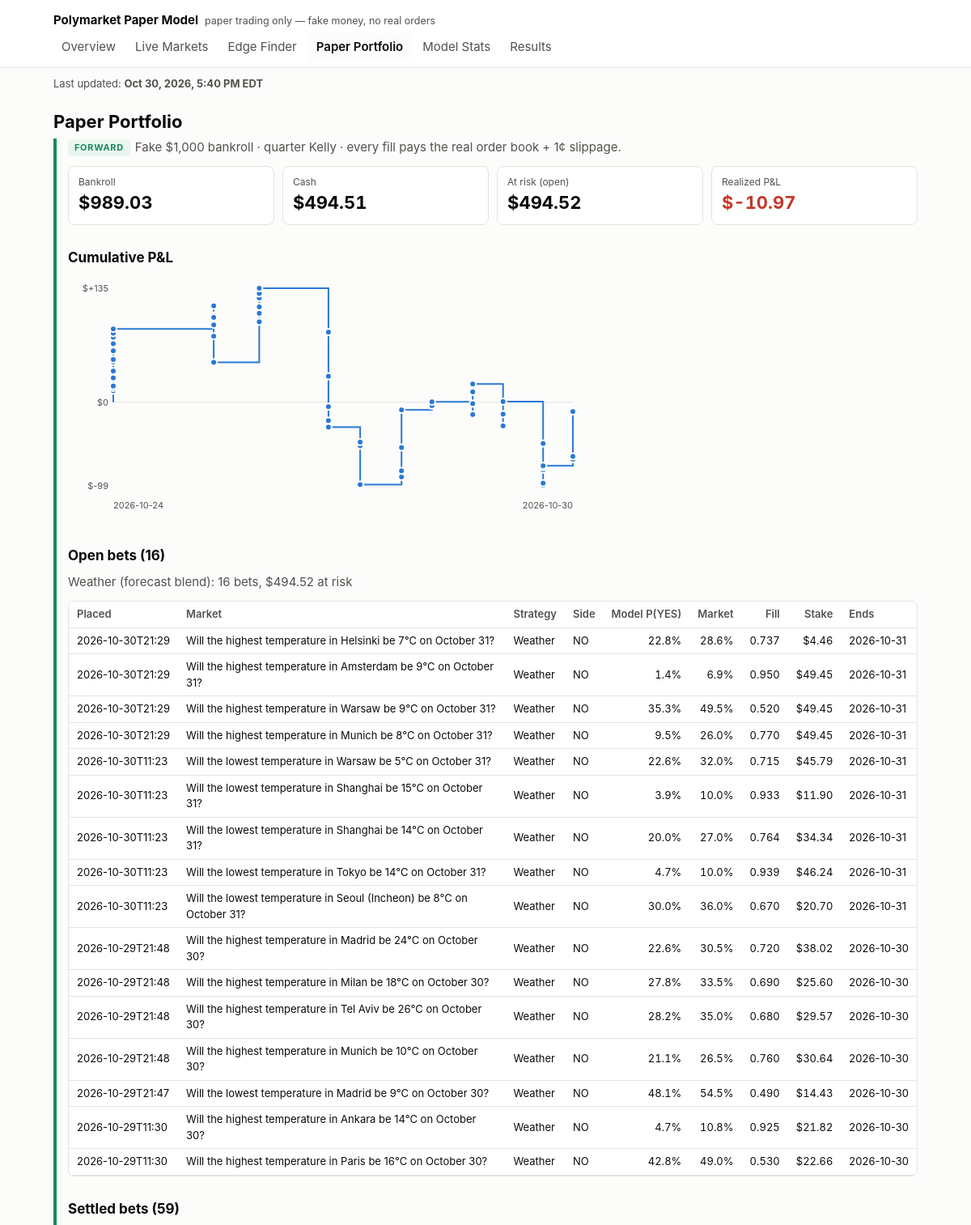
The app's page /portfolio.html (upper part) with its own data.
### tables this page shows
CREATE TABLE bets (
    seq INTEGER PRIMARY KEY,
    bet_id TEXT UNIQUE NOT NULL,
    run_id TEXT NOT NULL,
    placed_at TEXT NOT NULL,
    platform TEXT NOT NULL,
    market_id TEXT NOT NULL,
    question TEXT NOT NULL,
    category TEXT,
    end_date TEXT,
    side TEXT NOT NULL CHECK (side IN ('YES', 'NO')),
    model_prob_yes REAL NOT NULL,
    market_mid REAL NOT NULL,
    best_bid REAL,
    best_ask REAL,
    fill_price REAL NOT NULL,      -- average price paid per share, incl. slippage
    slippage_per_share REAL NOT NULL,
    shares REAL NOT NULL,
    stake REAL NOT NULL,
    kelly_full REAL NOT NULL,
    bankroll_at_bet REAL NOT NULL,
    model_version TEXT NOT NULL,
    prev_hash TEXT NOT NULL,
    row_hash TEXT NOT NULL
);

### pmodel/dashboard/app.py (the view)
    @app.route("/portfolio.html")
    def portfolio():
        c = conn()
        all_bets = data.bets(c)
        return render_template(
            "portfolio.html", **ctx("portfolio.html"), fs=data.forward_stats(c),
            pnl_svg=charts.pnl_chart(data.pnl_curve(c), config.BANKROLL_START_USD),
            open_bets=[b for b in all_bets if b["settled_at"] is None],
            open_by_strategy=data.open_by_strategy(c),
            settled=[b for b in all_bets if b["settled_at"] is not None])

### pmodel/dashboard/charts.py (called while the page is built)
def _svg(body, label):
    return (f'<svg viewBox="0 0 {W} {H}" role="img" aria-label="{escape(label)}" '
            f'class="chart">{body}</svg>')

def _ts(iso):
    return datetime.strptime(iso, "%Y-%m-%dT%H:%M:%SZ").timestamp()

### pmodel/dashboard/data.py (called while the page is built)
def age_hours(iso, now=None):
    if not iso:
        return None
    from datetime import datetime, timezone
    t = datetime.strptime(iso, "%Y-%m-%dT%H:%M:%SZ").replace(tzinfo=timezone.utc)
    return ((now or datetime.now(timezone.utc)) - t).total_seconds() / 3600

def eastern(iso):
    if not iso:
        return None
    from datetime import datetime, timezone
    from zoneinfo import ZoneInfo
    t = datetime.strptime(iso, "%Y-%m-%dT%H:%M:%SZ").replace(tzinfo=timezone.utc)
    et = t.astimezone(ZoneInfo("America/New_York"))
    hour = et.strftime("%I").lstrip("0")
    return f"{et:%b} {et.day}, {et.year}, {hour}:{et:%M %p} {et.tzname()}"

def strategy_of(model_version: str) -> str:
    return "Weather (forecast blend)" if (model_version or "").startswith("weather") else \
        "General (price/volume model)"

def open_by_strategy(conn):
    out = {}
    for b in ledger_mod.open_bets(conn):
        name = strategy_of(b["model_version"])
        o = out.setdefault(name, {"strategy": name, "bets": 0, "stake": 0.0})
        o["bets"] += 1
        o["stake"] += b["stake"]
    return sorted(out.values(), key=lambda o: -o["bets"])

def bets(conn):
    return [dict(r) for r in conn.execute(
        """SELECT b.*, s.settled_at, s.yes_payout, s.payout, s.pnl
           FROM bets b LEFT JOIN settlements s USING (bet_id) ORDER BY b.seq DESC""")]

def pnl_curve(conn):
    total, out = 0.0, []
    for r in conn.execute("SELECT settled_at, pnl FROM settlements ORDER BY seq"):
        total += r["pnl"]
        out.append((r["settled_at"], total))
    return out

### pmodel/trading/ledger.py (called while the page is built)
def _guard_triggers():
    sql = []
    for t in LEDGER_TABLES:
        for op in ("UPDATE", "DELETE"):
            sql.append(f"""CREATE TRIGGER IF NOT EXISTS {t}_no_{op.lower()}
                BEFORE {op} ON {t}
                BEGIN SELECT RAISE(ABORT, '{t} is append-only: {op} is not allowed'); END;""")
    return "\n".join(sql)

def connect(path: Path = None) -> sqlite3.Connection:
    path = Path(path or config.PREDICTIONS_DB_PATH)
    path.parent.mkdir(parents=True, exist_ok=True)
    conn = sqlite3.connect(path)
    conn.row_factory = sqlite3.Row
    conn.executescript(SCHEMA)
    conn.executescript(_guard_triggers())
    return conn

### pmodel/dashboard/templates/portfolio.html (shortened to what this page needs)
{% extends "base.html" %}
{% block body %}
<h1>Paper Portfolio</h1>
<section class="fwd">
<p class="lede"><span class="badge fwd">FORWARD</span>Fake ${{ '{:,.0f}'.format(cfg.BANKROLL_START_USD) }} bankroll · quarter Kelly · every fill pays the real order book + {{ (cfg.SLIPPAGE_PER_SHARE * 100)|round|int }}¢ slippage.</p>
<div class="tiles">
  <div class="tile"><div class="k">Bankroll</div><div class="v">${{ '{:,.2f}'.format(fs.money.bankroll) }}</div></div>
  <div class="tile"><div class="k">Cash</div><div class="v">${{ '{:,.2f}'.format(fs.money.cash) }}</div></div>
  <div class="tile"><div class="k">At risk (open)</div><div class="v">${{ '{:,.2f}'.format(fs.money.open_stake) }}</div></div>
  <div class="tile"><div class="k">Realized P&amp;L</div><div class="v {{ 'pos' if fs.total_pnl > 0 else 'neg' if fs.total_pnl < 0 }}">${{ '{:+,.2f}'.format(fs.total_pnl) }}</div></div>
</div>
<h2>Cumulative P&amp;L</h2>
{{ pnl_svg|safe }}
<h2>Open bets ({{ open_bets|length }})</h2>
{% if open_by_strategy %}<p class="note">{% for o in open_by_strategy %}{{ o.strategy }}: {{ o.bets }} bets, ${{ '{:,.2f}'.format(o.stake) }} at risk{% if not loop.last %} · {% endif %}{% endfor %}</p>{% endif %}
{% if open_bets %}<div class="tablewrap"><table>
<tr><th>Placed</th><th>Market</th><th>Strategy</th><th>Side</th><th class="n">Model P(YES)</th><th class="n">Market</th><th class="n">Fill</th><th class="n">Stake</th><th>Ends</th></tr>
{% for b in open_bets %}<tr><td>{{ b.placed_at[:16] }}</td><td class="q">{{ b.question }}</td><td>{{ 'Weather' if b.model_version.startswith('weather') else 'General' }}</td><td>{{ b.side }}</td>
<td class="n">{{ '{:.1%}'.format(b.model_prob_yes) }}</td><td class="n">{{ '{:.1%}'.format(b.market_mid) }}</td>
<td class="n">{{ '{:.3f}'.format(b.fill_price) }}</td><td class="n">${{ '{:,.2f}'.format(b.stake) }}</td><td>{{ (b.end_date or '')[:10] }}</td></tr>{% endfor %}
</table></div>{% else %}<p class="empty">No open bets.</p>{% endif %}
<h2>Settled bets ({{ settled|length }})</h2>
</section>
{% endblock %}

### pmodel/dashboard/templates/base.html (style rules this page uses)
:root { --bg: #fcfcfb; --surface: #ffffff; --ink: #0b0b0b; --ink-2: #52514e; --muted: #8a8984; --line: #e4e3df; --accent: #2a78d6; --good: #1b8a5a; --bad: #c4382b; --warn: #b07400; --fwd: #1b8a5a; --fwd-bg: #e9f6ef; --bt: #6b6a66; --bt-bg: #f1f0ec; }
* { box-sizing: border-box; }
html { -webkit-text-size-adjust: 100%; text-size-adjust: 100%; }
body { margin: 0; background: var(--bg); color: var(--ink); font: 15px/1.5 -apple-system, BlinkMacSystemFont, "Segoe UI", Roboto, sans-serif; }
h1 { font-size: 22px; margin: 0 0 4px; }
h2 { font-size: 17px; margin: 28px 0 8px; }
p.lede, .note { color: var(--ink-2); margin: 0 0 12px; }
.badge { display: inline-block; font-size: 11px; font-weight: 700; letter-spacing: .06em; padding: 2px 8px; border-radius: 4px; vertical-align: middle; margin-right: 6px; }
.badge.fwd { color: var(--fwd); background: var(--fwd-bg); }
section.fwd { border-left: 4px solid var(--fwd); padding-left: 14px; }
.tiles { display: grid; grid-template-columns: repeat(auto-fit, minmax(160px, 1fr)); gap: 10px; }
.tile { background: var(--surface); border: 1px solid var(--line); border-radius: 8px; padding: 10px 12px; }
.tile .k { color: var(--ink-2); font-size: 12px; }
.tile .v { font-size: 22px; font-weight: 650; font-variant-numeric: tabular-nums; }
.tablewrap { overflow-x: auto; border: 1px solid var(--line); border-radius: 8px; background: var(--surface); }
table { border-collapse: collapse; width: 100%; font-size: 13px; }
th, td { padding: 6px 10px; border-bottom: 1px solid var(--line); text-align: left; white-space: nowrap; }
th { color: var(--ink-2); font-weight: 600; background: var(--surface); position: sticky; top: 0; }
td.q { white-space: normal; min-width: 260px; }
td.n, th.n { text-align: right; font-variant-numeric: tabular-nums; }
.neg { color: var(--bad); }
.chart { width: 100%; max-width: 640px; height: auto; }
.chart .tick { fill: var(--ink-2); font-size: 11px; }

### records on screen
bets: placed_at "2026-10-30T21:29", question "Will the highest temperature in Helsinki be 7°C on October 31?", model_version "Weather", side "NO", model_prob_yes "22.8%", market_mid "28.6%", fill_price "0.737", stake "4.46", end_date "2026-10-31"
bets: placed_at "2026-10-30T21:29", question "Will the highest temperature in Amsterdam be 9°C on October 31?", model_version "Weather", side "NO", model_prob_yes "1.4%", market_mid "6.9%", fill_price "0.950", stake "49.45", end_date "2026-10-31"
bets: placed_at "2026-10-30T21:29", question "Will the highest temperature in Warsaw be 9°C on October 31?", model_version "Weather", side "NO", model_prob_yes "35.3%", market_mid "49.5%", fill_price "0.520", stake "49.45", end_date "2026-10-31"
bets: placed_at "2026-10-30T21:29", question "Will the highest temperature in Munich be 8°C on October 31?", model_version "Weather", side "NO", model_prob_yes "9.5%", market_mid "26.0%", fill_price "0.770", stake "49.45", end_date "2026-10-31"
bets: placed_at "2026-10-30T11:23", question "Will the lowest temperature in Warsaw be 5°C on October 31?", model_version "Weather", side "NO", model_prob_yes "22.6%", market_mid "32.0%", fill_price "0.715", stake "45.79", end_date "2026-10-31"
bets: placed_at "2026-10-30T11:23", question "Will the lowest temperature in Shanghai be 15°C on October 31?", model_version "Weather", side "NO", model_prob_yes "3.9%", market_mid "10.0%", fill_price "0.933", stake "11.90", end_date "2026-10-31"
bets: placed_at "2026-10-30T11:23", question "Will the lowest temperature in Shanghai be 14°C on October 31?", model_version "Weather", side "NO", model_prob_yes "20.0%", market_mid "27.0%", fill_price "0.764", stake "34.34", end_date "2026-10-31"
bets: placed_at "2026-10-30T11:23", question "Will the lowest temperature in Tokyo be 14°C on October 31?", model_version "Weather", side "NO", model_prob_yes "4.7%", market_mid "10.0%", fill_price "0.939", stake "46.24", end_date "2026-10-31"
bets: placed_at "2026-10-30T11:23", question "Will the lowest temperature in Seoul (Incheon) be 8°C on October 31?", model_version "Weather", side "NO", model_prob_yes "30.0%", market_mid "36.0%", fill_price "0.670", stake "20.70", end_date "2026-10-31"
bets: placed_at "2026-10-29T21:48", question "Will the highest temperature in Madrid be 24°C on October 30?", model_version "Weather", side "NO", model_prob_yes "22.6%", market_mid "30.5%", fill_price "0.720", stake "38.02", end_date "2026-10-30"
bets: placed_at "2026-10-29T21:48", question "Will the highest temperature in Milan be 18°C on October 30?", model_version "Weather", side "NO", model_prob_yes "27.8%", market_mid "33.5%", fill_price "0.690", stake "25.60", end_date "2026-10-30"
bets: placed_at "2026-10-29T21:48", question "Will the highest temperature in Tel Aviv be 26°C on October 30?", model_version "Weather", side "NO", model_prob_yes "28.2%", market_mid "35.0%", fill_price "0.680", stake "29.57", end_date "2026-10-30"
bets: placed_at "2026-10-29T21:48", question "Will the highest temperature in Munich be 10°C on October 30?", model_version "Weather", side "NO", model_prob_yes "21.1%", market_mid "26.5%", fill_price "0.760", stake "30.64", end_date "2026-10-30"
bets: placed_at "2026-10-29T21:47", question "Will the lowest temperature in Madrid be 9°C on October 30?", model_version "Weather", side "NO", model_prob_yes "48.1%", market_mid "54.5%", fill_price "0.490", stake "14.43", end_date "2026-10-30"
bets: placed_at "2026-10-29T11:30", question "Will the highest temperature in Ankara be 14°C on October 30?", model_version "Weather", side "NO", model_prob_yes "4.7%", market_mid "10.8%", fill_price "0.925", stake "21.82", end_date "2026-10-30"
bets: placed_at "2026-10-29T11:30", question "Will the highest temperature in Paris be 16°C on October 30?", model_version "Weather", side "NO", model_prob_yes "42.8%", market_mid "49.0%", fill_price "0.530", stake "22.66", end_date "2026-10-30"

### other values on screen
{{ name }} "Overview" "Live Markets" "Edge Finder" "Paper Portfolio" "Model Stats" "Results"
{{ '{:,.0f}'.format(cfg.BANKROLL_START_USD) }} "1,000"
{{ (cfg.SLIPPAGE_PER_SHARE * 100)|round|int }} "1"
{{ '{:,.2f}'.format(fs.money.bankroll) }} "989.03"
{{ '{:,.2f}'.format(fs.money.cash) }} "494.51"
{{ '{:,.2f}'.format(fs.money.open_stake) }} "494.52"
{{ '{:+,.2f}'.format(fs.total_pnl) }} "-10.97"
{{ pnl_svg|safe }} "$0 $+135 $-99 2026-10-24 2026-10-30"
{{ open_bets|length }} "16"
{{ o.strategy }} "Weather (forecast blend)"
{{ o.bets }} "16"
{{ '{:,.2f}'.format(o.stake) }} "494.52"
{{ settled|length }} "59"
